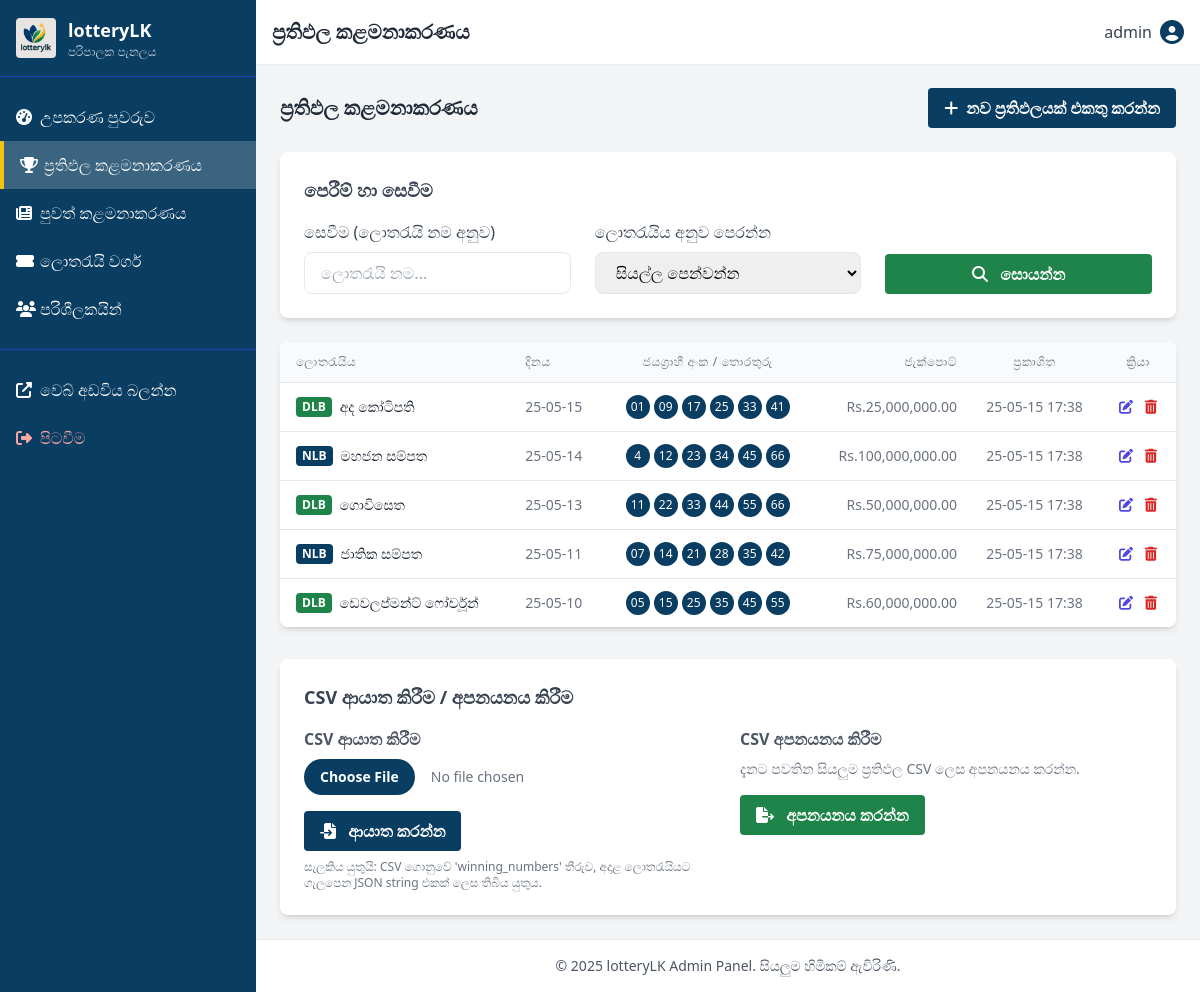
Screenshot of /admin/manage_results.php (signed in) with the database file from the repository.
### tables this page shows
CREATE TABLE IF NOT EXISTS results (
    id INT AUTO_INCREMENT PRIMARY KEY,
    lottery_id INT,
    draw_date DATE NOT NULL,
    winning_numbers VARCHAR(255) NOT NULL,  
    jackpot_amount DECIMAL(15,2),
    other_prize_details TEXT,  
    published_at TIMESTAMP DEFAULT CURRENT_TIMESTAMP,
    FOREIGN KEY (lottery_id) REFERENCES lotteries(id)
        ON DELETE CASCADE
        ON UPDATE CASCADE
);

CREATE TABLE IF NOT EXISTS lotteries (
    id INT AUTO_INCREMENT PRIMARY KEY,
    name VARCHAR(255) NOT NULL,
    type VARCHAR(50),  
    draw_schedule VARCHAR(255),
    description TEXT,
    image_path VARCHAR(255) NULL  
);

### includes/db_connect.php (called while the page is built, shortened)
<?php
try {
    $db_connected = true;
} catch (PDOException $e) {
    $error_message = "දත්ත සමුදාය සම්බන්ධතාවය අසාර්ථක විය. කරුණාකර පසුව නැවත උත්සාහ කරන්න.";
    $db_connected = false;
    error_log("Database connection failed: " . $e->getMessage(), 0);
}

### admin/manage_results.php (the view, shortened to what this page needs)
<?php
include '../includes/db_connect.php';
include 'includes_admin/admin_header.php';
$results = [];
$page = isset($_GET['page']) ? (int)$_GET['page'] : 1;
$per_page = 10;
$offset = ($page - 1) * $per_page;
$search_term = isset($_GET['search']) ? sanitize_input($_GET['search']) : '';
$filter_lottery_id = isset($_GET['lottery_id']) ? (int)$_GET['lottery_id'] : 0;
$filtered = !empty($search_term) || $filter_lottery_id > 0;
if (isset($pdo) && $db_connected) {
    try {
        $data_sql = 'SELECT r.id, r.lottery_id, r.draw_date, r.winning_numbers, r.jackpot_amount, r.published_at, l.name as lottery_name, l.type as lottery_type
                     FROM results r JOIN lotteries l ON r.lottery_id = l.id WHERE 1=1';
        $data_sql .= ' ORDER BY r.draw_date DESC, r.id DESC LIMIT :offset, :per_page';
        $stmt_data = $pdo->prepare($data_sql);
        $stmt_data->bindValue(':offset', $offset, PDO::PARAM_INT);
        $stmt_data->bindValue(':per_page', $per_page, PDO::PARAM_INT);
        $stmt_data->execute();
        $results = $stmt_data->fetchAll();
    } catch (PDOException $e) {
        error_log("DB error (results data manage_results): " . $e->getMessage(), 0);
        $_SESSION['flash_message'] = "ප්‍රතිඵල ලබාගැනීමේදී දත්ත සමුදාය දෝෂයක් ඇතිවිය.";
        $_SESSION['flash_message_type'] = "error";
    }
}
function display_admin_winning_numbers($lottery_id, $winning_numbers_json)
{
    $data = json_decode($winning_numbers_json, true);
    $output = '';
    if (json_last_error() !== JSON_ERROR_NONE || !is_array($data) || empty($data)) {
        $numbers_fallback = explode('-', $winning_numbers_json);
        if (count($numbers_fallback) > 0 && !empty(trim($numbers_fallback[0]))) {
            $output .= '<div class="flex flex-wrap justify-center items-center gap-1">';
            $should_remove_leading_zero_fallback = in_array($lottery_id, [MAHAJANA_SAMPATHA_ID, ADA_SAMPATHA_ID, JAYA_SAMPATHA_ID, NLB_JAYA_ID]);
            foreach ($numbers_fallback as $part) {
                $trimmed_part = trim($part);
                $is_letter = ctype_alpha($trimmed_part) && strlen($trimmed_part) == 1;
                $ball_class = $is_letter ? 'bg-red-500 font-bold' : 'bg-primaryBlue';
                $display_val = $is_letter ? htmlspecialchars(strtoupper($trimmed_part))
                    : (is_numeric($trimmed_part) ?
                        ($should_remove_leading_zero_fallback ? htmlspecialchars((string)(int)$trimmed_part) : sprintf("%02d", (int)$trimmed_part))
                        : htmlspecialchars($trimmed_part));
                $output .= '<span class="inline-block text-white rounded-full w-6 h-6 flex items-center justify-center text-xs ' . $ball_class . '">' . $display_val . '</span>';
            }
            $output .= '</div>';
        } else {
            $output .= '<span class="text-xs text-gray-500">N/A</span>';
        }
        return $output;
    }
    $output = '<div class="flex flex-col items-center gap-0.5 text-xs">';
    $output .= '</div>';
    return $output;
}
?>
<div class="flex justify-between items-center mb-6">
    <h2 class="text-xl font-bold text-gray-800">ප්‍රතිඵල කළමනාකරණය</h2>
    <a href="add_result.php" class="bg-primaryBlue hover:bg-blue-700 text-white font-bold py-2 px-4 rounded flex items-center">
        <i class="fas fa-plus mr-2"></i> නව ප්‍රතිඵලයක් එකතු කරන්න
    </a>
</div>
<div class="bg-white rounded-lg shadow-md p-6 mb-6">
    <h3 class="text-lg font-bold text-gray-700 mb-4">පෙරීම් හා සෙවීම</h3>
    <form action="manage_results.php" method="get" class="grid grid-cols-1 md:grid-cols-3 gap-6">
        <div>
            <label for="search_term" class="block text-gray-700 mb-2">සෙවීම (ලොතරැයි නම අනුව)</label>
            <input type="text" id="search_term" name="search" value="<?php echo htmlspecialchars($search_term); ?>" placeholder="ලොතරැයි නම..." class="w-full px-4 py-2 border rounded-lg focus:outline-none focus:ring-2 focus:ring-primaryBlue">
        </div>
        <div>
            <label for="lottery_id_filter" class="block text-gray-700 mb-2">ලොතරැයිය අනුව පෙරන්න</label>
            <select id="lottery_id_filter" name="lottery_id" class="w-full px-4 py-2 border rounded-lg focus:outline-none focus:ring-2 focus:ring-primaryBlue">
                <option value="0">සියල්ල පෙන්වන්න</option>
            </select>
        </div>
        <div class="flex items-end space-x-4">
            <button type="submit" class="bg-primaryGreen hover:bg-green-700 text-white font-bold py-2 px-4 rounded flex-1">
                <i class="fas fa-search mr-2"></i> සොයන්න
            </button>
        </div>
    </form>
</div>
<div class="bg-white rounded-lg shadow-md overflow-hidden mb-6">
    <?php if (empty($results)): ?>
        <div class="p-6 text-center text-gray-500">
            <i class="fas fa-info-circle text-3xl mb-3"></i>
            <p>ප්‍රතිඵල හමු නොවීය. <?php echo $filtered ? 'කරුණාකර වෙනත් පෙරීම් පරාමිතීන් උත්සාහ කරන්න.' : ''; ?></p>
        </div>
    <?php else: ?>
        <div class="overflow-x-auto">
            <table class="min-w-full divide-y divide-gray-200">
                <thead class="bg-gray-50">
                    <tr>
                        <th class="px-4 py-3 text-left text-xs font-medium text-gray-500 uppercase tracking-wider">ලොතරැයිය</th>
                        <th class="px-3 py-3 text-left text-xs font-medium text-gray-500 uppercase tracking-wider">දිනය</th>
                        <th class="px-4 py-3 text-center text-xs font-medium text-gray-500 uppercase tracking-wider">ජයග්‍රාහී අංක / තොරතුරු</th>
                        <th class="px-3 py-3 text-right text-xs font-medium text-gray-500 uppercase tracking-wider">ජැක්පොට්</th>
                        <th class="px-3 py-3 text-center text-xs font-medium text-gray-500 uppercase tracking-wider hidden md:table-cell">ප්‍රකාශිත</th>
                        <th class="px-4 py-3 text-center text-xs font-medium text-gray-500 uppercase tracking-wider">ක්‍රියා</th>
                    </tr>
                </thead>
                <tbody class="bg-white divide-y divide-gray-200">
                    <?php foreach ($results as $result): ?>
                        <tr class="hover:bg-gray-50">
                            <td class="px-4 py-3 whitespace-nowrap">
                                <div class="flex items-center">
                                    <span class="text-xs font-semibold inline-block py-0.5 px-1.5 uppercase rounded text-white bg-<?php echo (strtoupper($result['lottery_type']) == 'NLB') ? 'primaryBlue' : 'primaryGreen'; ?> mr-2">
                                        <?php echo htmlspecialchars($result['lottery_type']); ?>
                                    </span>
                                    <span class="text-sm font-medium text-gray-900"><?php echo htmlspecialchars($result['lottery_name']); ?></span>
                                </div>
                            </td>
                            <td class="px-3 py-3 whitespace-nowrap text-sm text-gray-500">
                                <?php echo date('y-m-d', strtotime($result['draw_date'])); ?>
                            </td>
                            <td class="px-4 py-3 whitespace-nowrap text-sm text-gray-700 text-center align-middle">
                                <div class="flex justify-center items-center h-full">
                                    <?php echo display_admin_winning_numbers($result['lottery_id'], $result['winning_numbers']); ?>
                                </div>
                            </td>
                            <td class="px-3 py-3 whitespace-nowrap text-sm text-gray-500 text-right">
                                <?php echo ($result['jackpot_amount'] > 0 && is_numeric($result['jackpot_amount'])) ? 'Rs.' . number_format($result['jackpot_amount'], 2) : 'N/A'; ?>
                            </td>
                            <td class="px-3 py-3 whitespace-nowrap text-sm text-gray-500 text-center hidden md:table-cell">
                                <?php echo date('y-m-d H:i', strtotime($result['published_at'])); ?>
                            </td>
                            <td class="px-4 py-3 whitespace-nowrap text-sm text-center">
                                <a href="edit_result.php?id=<?php echo $result['id']; ?>" class="text-indigo-600 hover:text-indigo-900 mr-2" title="සංස්කරණය කරන්න">
                                    <i class="fas fa-edit"></i>
                                </a>
                                <a href="delete_result.php?id=<?php echo $result['id']; ?>" class="text-red-600 hover:text-red-900 delete-button" title="මකා දමන්න">
                                    <i class="fas fa-trash-alt"></i>
                                </a>
                            </td>
                        </tr>
                    <?php endforeach; ?>
                </tbody>
            </table>
        </div>
    <?php endif; ?>
</div>
<div class="mt-8 bg-white rounded-lg shadow-md p-6">
    <h3 class="text-lg font-bold text-gray-700 mb-4">CSV ආයාත කිරීම / අපනයනය කිරීම</h3>
    <div class="grid grid-cols-1 md:grid-cols-2 gap-6">
        <div>
            <h4 class="font-bold text-gray-600 mb-2">CSV ආයාත කිරීම</h4>
            <form action="import_results.php" method="post" enctype="multipart/form-data">
                <div class="mb-4">
                    <input type="file" name="csv_file" id="csv_file" class="block w-full text-sm text-gray-500 file:mr-4 file:py-2 file:px-4 file:rounded-full file:border-0 file:text-sm file:font-semibold file:bg-primaryBlue file:text-white hover:file:bg-blue-700" required accept=".csv">
                </div>
                <button type="submit" class="bg-primaryBlue hover:bg-blue-700 text-white font-bold py-2 px-4 rounded">
                    <i class="fas fa-file-import mr-2"></i> ආයාත කරන්න
                </button>
            </form>
            <p class="text-xs text-gray-500 mt-2">සැලකිය යුතුයි: CSV ගොනුවේ 'winning_numbers' තීරුව, අදාළ ලොතරැයියට ගැලපෙන JSON string එකක් ලෙස තිබිය යුතුය.</p>
        </div>
        <div>
            <h4 class="font-bold text-gray-600 mb-2">CSV අපනයනය කිරීම</h4>
            <p class="text-sm text-gray-500 mb-4">දැනට පවතින සියලුම ප්‍රතිඵල CSV ලෙස අපනයනය කරන්න.</p>
            <a href="export_results.php" class="bg-primaryGreen hover:bg-green-700 text-white font-bold py-2 px-4 rounded inline-block">
                <i class="fas fa-file-export mr-2"></i> අපනයනය කරන්න
            </a>
        </div>
    </div>
</div>
<?php
include 'includes_admin/admin_footer.php';
?>

### admin/includes_admin/admin_footer.php (shortened to what this page needs)
</div>
            <footer class="bg-white p-4 text-center text-gray-600 text-sm mt-auto border-t">
                <p>&copy; <?php echo date('Y'); ?> lotteryLK Admin Panel. සියලුම හිමිකම් ඇවිරිණි.</p>
            </footer>
        </main>
    </div>
</body>
</html>

### rows the page displays
results: lottery.type "DLB", lottery.name "අද කෝටිපති", draw_date "25-05-15", display_val "01", display_val "09", display_val "17", display_val "25", display_val "33", display_val "41", jackpot_amount "25,000,000.00", published_at "25-05-15 17:38"
results: lottery.type "NLB", lottery.name "මහජන සම්පත", draw_date "25-05-14", display_val "4", display_val "12", display_val "23", display_val "34", display_val "45", display_val "66", jackpot_amount "100,000,000.00", published_at "25-05-15 17:38"
results: lottery.type "DLB", lottery.name "ගොවිසෙත", draw_date "25-05-13", display_val "11", display_val "22", display_val "33", display_val "44", display_val "55", display_val "66", jackpot_amount "50,000,000.00", published_at "25-05-15 17:38"
results: lottery.type "NLB", lottery.name "ජාතික සම්පත", draw_date "25-05-11", display_val "07", display_val "14", display_val "21", display_val "28", display_val "35", display_val "42", jackpot_amount "75,000,000.00", published_at "25-05-15 17:38"
results: lottery.type "DLB", lottery.name "ඩෙවලප්මන්ට් ෆෝර්චූන්", draw_date "25-05-10", display_val "05", display_val "15", display_val "25", display_val "35", display_val "45", display_val "55", jackpot_amount "60,000,000.00", published_at "25-05-15 17:38"

### other values shown
$_SESSION['admin_username'] "admin"
